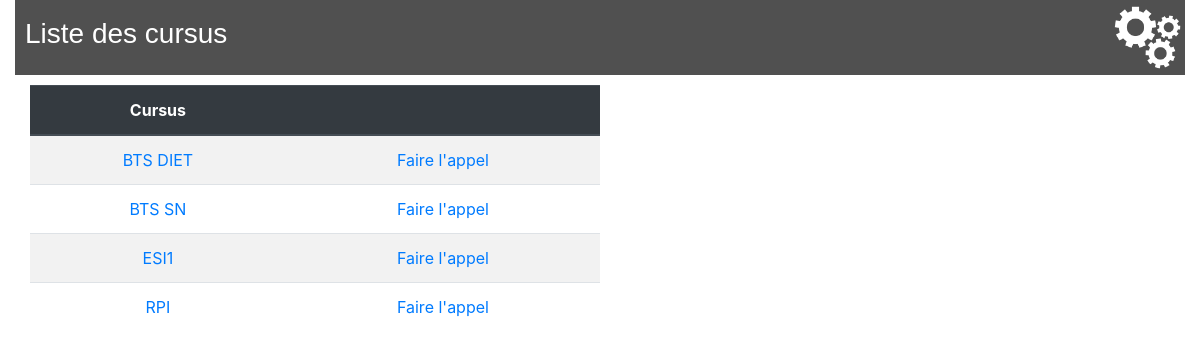
The app's page /lycee/ with its own data.
### lycee/models.py (models this page shows, shortened)
class Cursus(models.Model):
    name = models.CharField(
        max_length=50,
        blank=False,
        null=True,
        default='aucun'
    )
    year_from_bac = models.SmallIntegerField(
        help_text="year since le bac",
        verbose_name="year",
        blank=False,
        null=True,
        default=0
    )
    scholar_year = models.CharField(
        max_length=9,
        blank=False,
        null=True,
        default='0000-00001'
    )

### lycee/views.py (the view)
def index(request):
    result_list = Cursus.objects.order_by('name')
    context = {'liste': result_list}
    return render(request, 'lycee/index.html', context)

### lycee/templates/lycee/index.html
{% extends "master.html" %}
{% load static %}
{% if liste%}
  {% block title %}
    <h3>Liste des cursus</h3>
  {% endblock %}
  {% block content %}
    <table class="table table-striped">
      <thead class="thead-dark">
        <tr>
          <th scope="col">Cursus</th>
          <th scope="col"></th>
        </tr>
      </thead>
      <tbody>
    {% for cursus in liste %}
        <tr>
          <td><a href="/lycee/{{cursus.id}}">{{cursus.name}}</a></td>
          <td><a href="/lycee/cursusCall/{{cursus.id}}">Faire l'appel</a></td>
        </tr>
    {% endfor %}
      </tbody>
    </table>
  {% endblock %}
{% else %}
  <p> No cursus to show .</p>
{% endif %}

### lycee/static/lycee/style.css (style rules this page uses)
.table-striped, .table { width: 50%; margin-bottom: 1rem; color: #212529; margin-right: auto; text-align: center; }

### records on screen
Cursus: name "BTS DIET"
Cursus: name "BTS SN"
Cursus: name "ESI1"
Cursus: name "RPI"
